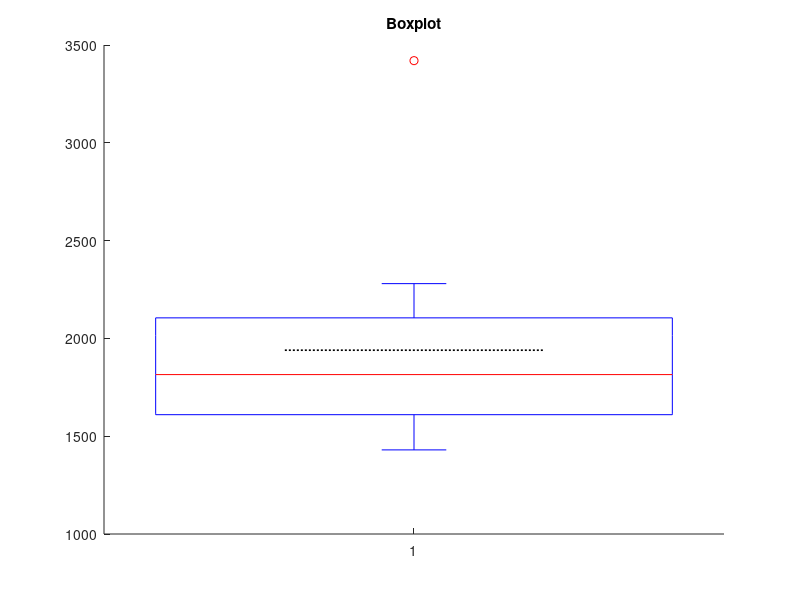

Recreate this plot in MATLAB.
%% Clear variables and close windows
close all
clear
clc

%% Load data
x  = load('cities.txt');
m1 = mean(x);

%% Plot box plot
hold on
boxplot(x,'Symbol','o','label',{'World Cities'},'widths',0.5)
line([0.75 1.25],[m1 m1],'Color','k','LineStyle',':','LineWidth',1.2)
title('Boxplot')
hold off

%% Five Number Summary%
% Matlab "quantile" function uses a different algorithm to calculate the sample quantiles than in the MVA book%
% Therefore, the values using Matlab could differ from the Book values, but
% the difference is not great, and should not be significant.
% Easiest way to calculate Five Number Summary is
% quantile(population,[.025 .25 .50 .75 .975])
five = quantile(x,[.025 .25 .50 .75 .975]);

%% Display results
disp('Five number summary, in millions')
disp('     0.025     0.25      0.5       0.75     0.975 ')
disp(five/100)
